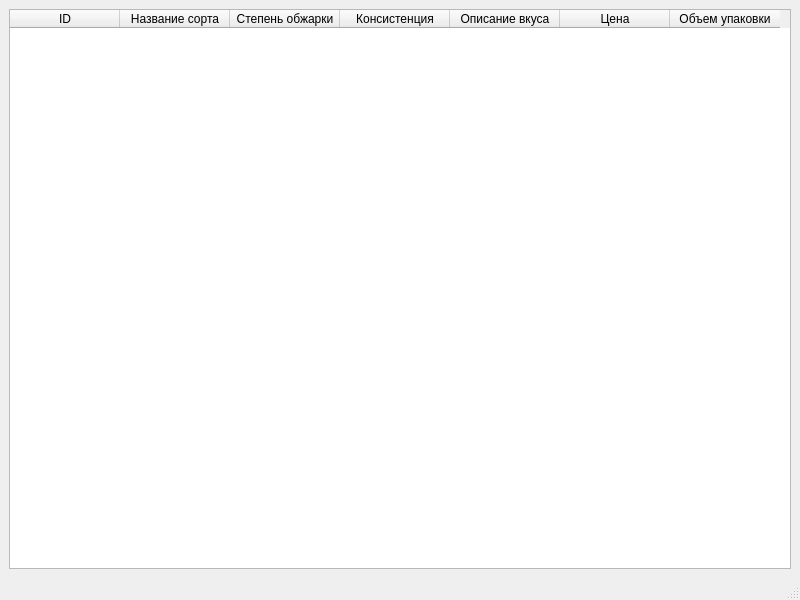
<?xml version="1.0" encoding="UTF-8"?>
<ui version="4.0">
 <class>MainWindow</class>
 <widget class="QMainWindow" name="MainWindow">
  <property name="geometry">
   <rect>
    <x>0</x>
    <y>0</y>
    <width>800</width>
    <height>600</height>
   </rect>
  </property>
  <property name="windowTitle">
   <string>MainWindow</string>
  </property>
  <widget class="QWidget" name="centralwidget">
   <layout class="QVBoxLayout" name="verticalLayout_2">
    <item>
     <layout class="QVBoxLayout" name="verticalLayout">
      <item>
       <widget class="QTableWidget" name="tableWidget">
        <attribute name="horizontalHeaderMinimumSectionSize">
         <number>39</number>
        </attribute>
        <attribute name="horizontalHeaderDefaultSectionSize">
         <number>110</number>
        </attribute>
        <attribute name="horizontalHeaderShowSortIndicator" stdset="0">
         <bool>false</bool>
        </attribute>
        <attribute name="horizontalHeaderStretchLastSection">
         <bool>false</bool>
        </attribute>
        <attribute name="verticalHeaderMinimumSectionSize">
         <number>23</number>
        </attribute>
        <column>
         <property name="text">
          <string>ID</string>
         </property>
        </column>
        <column>
         <property name="text">
          <string>Название сорта</string>
         </property>
        </column>
        <column>
         <property name="text">
          <string>Степень обжарки</string>
         </property>
        </column>
        <column>
         <property name="text">
          <string>Консистенция</string>
         </property>
        </column>
        <column>
         <property name="text">
          <string>Описание вкуса</string>
         </property>
        </column>
        <column>
         <property name="text">
          <string>Цена</string>
         </property>
        </column>
        <column>
         <property name="text">
          <string>Объем упаковки</string>
         </property>
        </column>
       </widget>
      </item>
     </layout>
    </item>
   </layout>
  </widget>
  <widget class="QMenuBar" name="menubar">
   <property name="geometry">
    <rect>
     <x>0</x>
     <y>0</y>
     <width>800</width>
     <height>21</height>
    </rect>
   </property>
  </widget>
  <widget class="QStatusBar" name="statusbar"/>
 </widget>
 <resources/>
 <connections/>
</ui>
